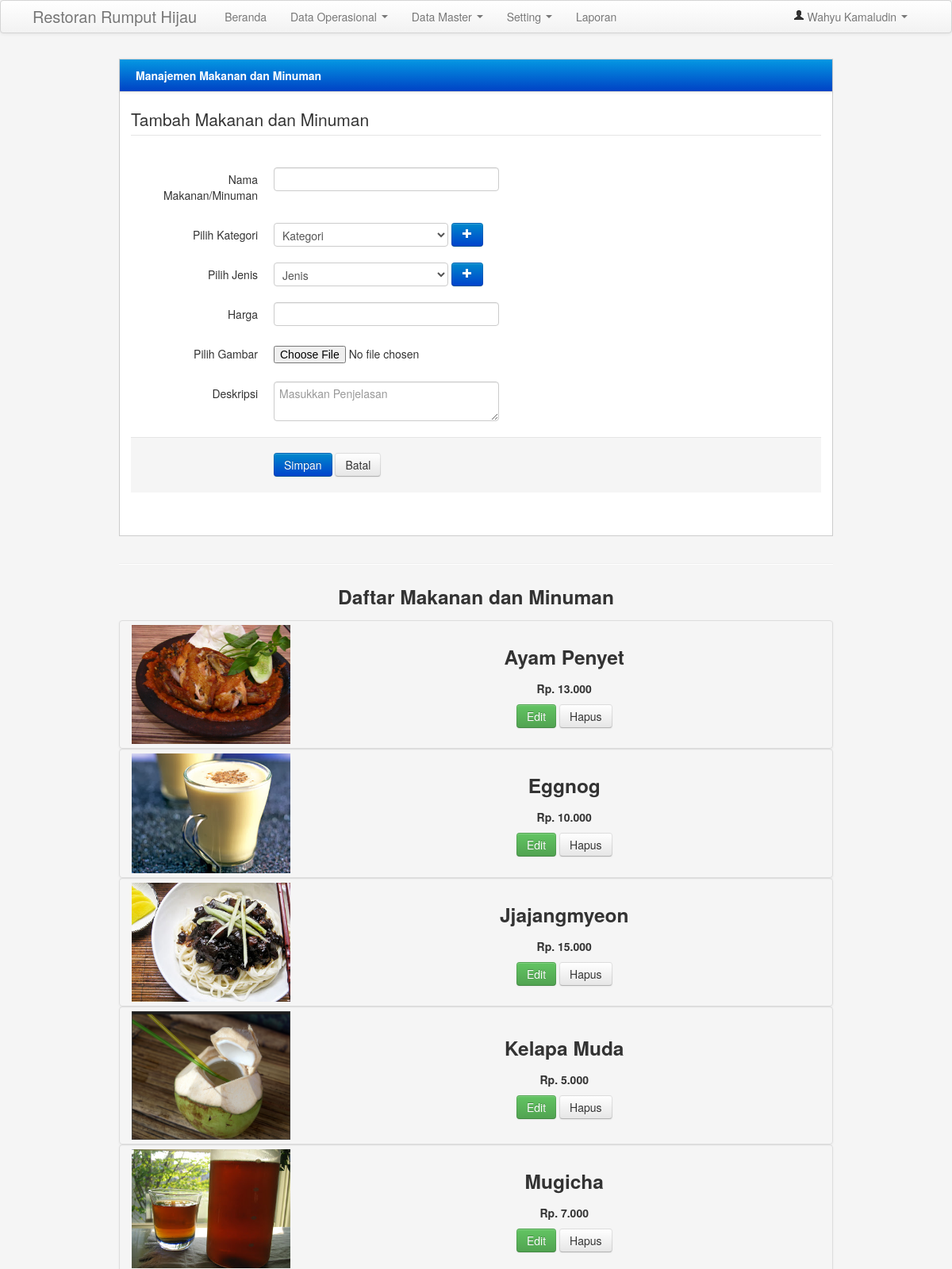
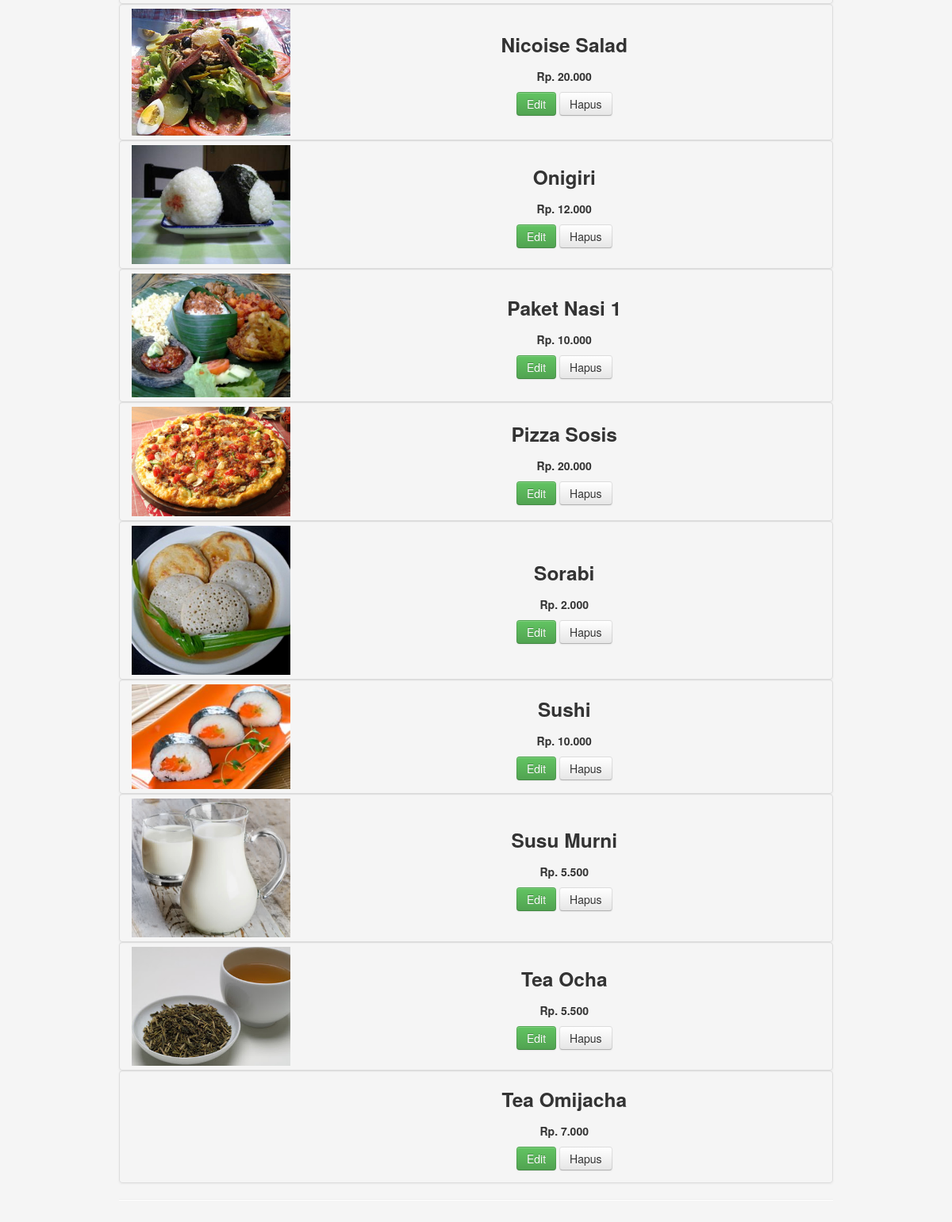
Page /admin/admin.php?menu=makanan (signed in) on the committed database (2 pictures, top to bottom).
### tables this page shows
CREATE TABLE IF NOT EXISTS `produk` (
  `id_produk` int(11) NOT NULL,
  `nama_produk` varchar(50) NOT NULL,
  `id_jenis` int(11) NOT NULL,
  `id_kategori` varchar(5) NOT NULL,
  `harga` int(20) NOT NULL,
  `gambar` varchar(50) NOT NULL,
  `deskripsi` text NOT NULL
);

### config/library.php (called while the page is built, shortened)
<?php
function format_rupiah($angka){
  $rupiah=number_format($angka,0,',','.');
  return "Rp. ". $rupiah;
}
?>

### admin/menu/tabel makanan/makanan.php (the view, shortened to what this page needs)
<?php
	$ke = $_GET['ke'];
	switch($ke){
		default:
?>
<div class="row-fluid">
                        <div class="block">
                            <div class="navbar navbar-inner block-header">
                                <div class="muted pull-left"><b class="a">Manajemen Makanan dan Minuman</b></div>
                            </div>
                            <div class="block-content collapse in">
                                <div class="span12">
                                    <form class="form-horizontal" action="?menu=makanan&ke=newproduk" method="POST" enctype="multipart/form-data">
                                      <fieldset>
                                        <legend>Tambah Makanan dan Minuman</legend>
                                        <div class="control-group">
                                          <label class="control-label" for="focusedInput">Nama Makanan/Minuman</label>
                                          <div class="controls">
                                            <input class="input-xlarge focused" id="focusedInput" name="nama_produk" type="text" required autofocus>
                                          </div>
                                        </div>
										<div class="control-group">
											<label class="control-label">Pilih Kategori</label>
											  <div class="controls">
												<select name="id_kategori">
												  <option>Kategori</option>
												</select>
												<a href="#tambahkategori" data-toggle="modal" class="btn btn-primary"><span class="icon-plus icon-white"></span></a>
											</div>
										</div>
										<div class="control-group">
											<label class="control-label">Pilih Jenis</label>
											  <div class="controls">
												<select name="id_jenis">
												  <option>Jenis</option>
												</select>
												<a href="#tambahjenis" data-toggle="modal" class="btn btn-primary"><span class="icon-plus icon-white"></span></a>
											</div>
										</div>
										<div class="control-group">
                                          <label class="control-label" for="focusedInput">Harga</label>
                                          <div class="controls">
                                            <input class="input-xlarge focused" id="focusedInput" name="harga" type="text" required>
                                          </div>
                                        </div>
                                        <div class="control-group">
                                          <label class="control-label" for="fileInput">Pilih Gambar</label>
                                          <div class="controls">
                                            <input class="input-file uniform_on" id="fileInput" name="gambar" type="file">
                                          </div>
                                        </div>
										 <div class="control-group">
                                          <label class="control-label" for="textarea2">Deskripsi</label>
                                          <div class="controls">
                                            <textarea class="input-xlarge textarea" name="deskripsi"placeholder="Masukkan Penjelasan"></textarea>
                                          </div>
                                        </div>
                                        <div class="form-actions">
                                          <button type="submit" class="btn btn-primary">Simpan</button>
                                          <button type="reset" class="btn">Batal</button>
                                        </div>
                                      </fieldset>
                                    </form>
                                </div>
                            </div>
                        </div>
                    </div>
		<hr>
			<h3 align="center">Daftar Makanan dan Minuman</h3>
        <div class="col-lg-6" style="text-align:center">
		<?php
			$r=mysql_query("SELECT * FROM produk order by nama_produk");
			while($d=mysql_fetch_array($r)){
			$harga = format_rupiah($d[harga]);
			echo"
                <div class='thumbnail'>
					<table width='100%'>
					<tr>
					<td width='25%'>";
					if (empty($d[gambar])){
					echo "
						<img src='../gambar/img.png' width='200' alt=''>";
					}
					else{
						echo "
						<img src='../gambar/$d[gambar]' width='200' alt=''>";
					}
					echo "
					</td>
					<td>
                        <h3>$d[nama_produk]</h3>
                        <p><b>$harga</b></p>
                        <p>
                            <a href='?menu=makanan&ke=ubah&id_produk=$d[id_produk]' class='btn btn-success'>Edit</a>
							<a href='?menu=makanan&&ke=hapusproduk&id_produk=$d[id_produk]' class='btn '>Hapus</a>
                        </p>
					</td>
					</tr>
					</table>
                </div>";
			}
		?>
        </div>
		<hr>
<?php
	break;
?>
<?php
}
?>

### admin/admin.php (shortened to what this page needs)
<!DOCTYPE html>
<?php
	include "../config/library.php";
	if (empty($_SESSION['username']) || empty($_SESSION['password'])){
		header('location:../admin/');
	}
	else if ($_SESSION['level'] == "Pelayan"){
		header('location:../');
	}
	else{
?>
<html>
    <head>
        <link href="bootstrap/css/bootstrap.min.css" rel="stylesheet" media="screen">
        <link href="bootstrap/css/bootstrap-responsive.min.css" rel="stylesheet" media="screen">
        <link href="styles.css" rel="stylesheet" media="screen">
        <link href="assets/DT_bootstrap.css" rel="stylesheet" media="screen">
        <link href="vendors/easypiechart/jquery.easy-pie-chart.css" rel="stylesheet" media="screen">
    </head>
    <body>
        <?php include "menu.php";?>
        <div class="row-fluid">
            <div id="content" style="width:75%;margin:auto">
				<?php include "link.php";?>
            </div>
        </div>
    </body>
</html>
	<?php } ?>

### admin/menu.php (shortened to what this page needs)
<div class="navbar navbar-fixed-top">
          <div class="navbar-inner2">
              <div class="container-fluid">
                  <a class="brand" href="?menu=home">Restoran Rumput Hijau</a>
                  <div class="nav-collapse collapse">
                      <ul class="nav pull-right">
                          <li class="dropdown">
                              <a href="#" role="button" class="dropdown-toggle" data-toggle="dropdown"> <i class="icon-user"></i> <?php echo $_SESSION['nama'];?> <i class="caret"></i>
                              </a>
                          </li>
                      </ul>
                      <ul class="nav">
					<li class="dropdown">
                              <a href="?menu=home" role="button" >Beranda
                              </a>
                          </li>
					<li class="dropdown">
                              <a href="#" role="button" class="dropdown-toggle" data-toggle="dropdown">Data Operasional <i class="caret"></i>
                              </a>
					</li>
					<?php
						if ($_SESSION['level']=="Admin"){
					?>
					 <li class="dropdown">
                              <a href="#" role="button" class="dropdown-toggle" data-toggle="dropdown">Data Master <i class="caret"></i>
                              </a>
					</li>
					<li class="dropdown">
                              <a href="#" role="button" class="dropdown-toggle" data-toggle="dropdown">Setting <i class="caret"></i>
                              </a>
					</li>
					<li class="dropdown">
                              <a href="?menu=laporan" role="button" >Laporan </a>
					</li>
					<?php
						}
						else{}
					?>
                      </ul>
                  </div>
              </div>
          </div>
      </div>

### admin/link.php (shortened to what this page needs)
<?php
	if ($_GET[menu]=='home'){
		include "home.php";
	}
	elseif ($_GET[menu] == 'makanan'){
		include "menu/tabel makanan/makanan.php";
	}
	elseif ($_GET[menu] == 'pesanan'){
		include "menu/tabel pesanan/pesanan.php";
	}
	elseif ($_GET[menu] == 'pengguna'){
		include "menu/tabel admin/user_admin.php";
	}
	elseif ($_GET[menu] == 'kategori'){
		include "menu/tabel kategori/kategori.php";
	}
	elseif ($_GET[menu] == 'jenis'){
		include "menu/tabel jenis/jenis.php";
	}
	elseif ($_GET[menu] == 'transaksi'){
		include "menu/tabel transaksi/transaksi.php";
	}
	elseif ($_GET[menu] == 'sudahdibayar'){
		include "menu/laporan/data_terjual.php";
	}
	elseif ($_GET[menu] == 'grafikproduk'){
		include "menu/laporan/grafikproduk.php";
	}
	elseif ($_GET[menu] == 'grafikgaris'){
		include "menu/laporan/grafik-garis.php";
	}
	elseif ($_GET[menu] == 'laporan'){
		include "menu/laporan/laporan.php";
	}
	elseif ($_GET[menu] == 'range-produk'){
		include "menu/laporan/laporan_banyak_terjual.php";
	}
?>

### admin/styles.css (style rules this page uses)
body { padding-top: 0; padding-bottom: 40px; background-color: #f5f5f5; }
@media (min-width: 979px) { body { padding-top: 60px; } }
#content { margin-left:0px; }
.block { border: 1px solid #ccc; background: white; margin: 1em 0em; border-top: none; }
.block-content { margin: 1em; min-height: .25em; }
.block-header { margin-bottom: 0px; border-right: none; border-left: none; -webkit-border-radius: 0px; -moz-border-radius: 0px; border-radius: 0px; }
.block-header div { padding-top: 10px; }

### rows in the picture
produk: gambar (picture), nama_produk "Ayam Penyet", harga "Rp. 13.000"
produk: gambar (picture), nama_produk "Eggnog", harga "Rp. 10.000"
produk: gambar (picture), nama_produk "Jjajangmyeon", harga "Rp. 15.000"
produk: gambar (picture), nama_produk "Kelapa Muda", harga "Rp. 5.000"
produk: gambar (picture), nama_produk "Mugicha", harga "Rp. 7.000"
produk: gambar (picture), nama_produk "Nicoise Salad", harga "Rp. 20.000"
produk: gambar (picture), nama_produk "Onigiri", harga "Rp. 12.000"
produk: gambar (picture), nama_produk "Paket Nasi 1", harga "Rp. 10.000"
produk: gambar (picture), nama_produk "Pizza Sosis", harga "Rp. 20.000"
produk: gambar (picture), nama_produk "Sorabi", harga "Rp. 2.000"
produk: gambar (picture), nama_produk "Sushi", harga "Rp. 10.000"
produk: gambar (picture), nama_produk "Susu Murni", harga "Rp. 5.500"
produk: gambar (picture), nama_produk "Tea Ocha", harga "Rp. 5.500"
produk: nama_produk "Tea Omijacha", harga "Rp. 7.000"

### other values in the picture
$_SESSION['nama'] "Wahyu Kamaludin"
